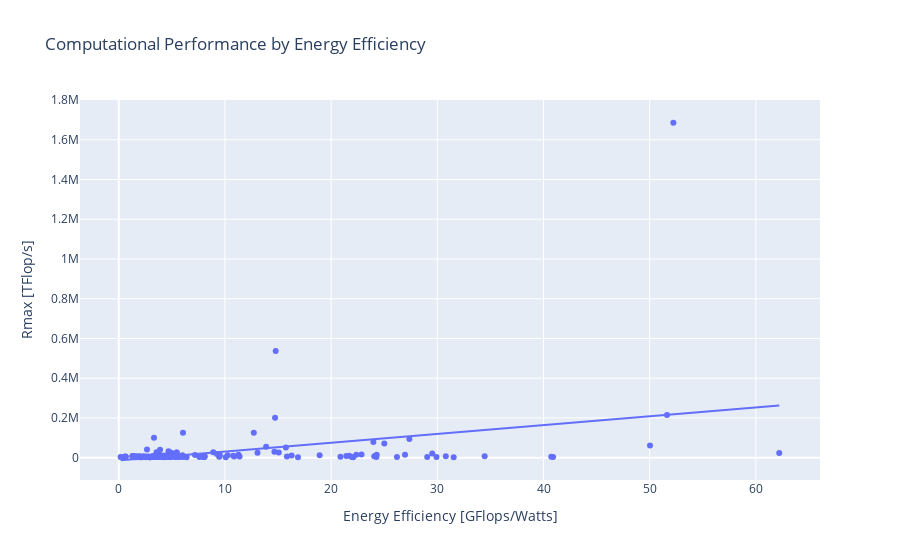

Notebook source saved alongside this figure:
### Code cell
# This kernel creates a variable to select Rmax and Energy Efficiency. 
# Then compare the obtained data by means of Linear Regression(Ordinary Least Squares).

# The result of this graph, indicates that the relation between Rmax and Energy Efficiency is slightly positive, 
# The higher the Energy Efficiency, the higher the Rmax.
to_efficiency_reg = tt.select('Name', 'Rmax [TFlop/s]', 'Energy Efficiency [GFlops/Watts]')
to_efficiency_reg = to_efficiency_reg.toPandas()
to_efficiency_reg_graph = px.scatter(to_efficiency_reg,
                                     x = to_efficiency_reg['Energy Efficiency [GFlops/Watts]'], 
                                     y = to_efficiency_reg['Rmax [TFlop/s]'],
                                     trendline = 'ols',
                                     title = 'Computational Performance by Energy Efficiency'
                                    )
to_efficiency_reg_graph.show()

### Figure 1 — Plotly figure (JSON) as saved in the notebook; plotly's stock layout.template omitted (floating-point values rounded to 4 significant figures; data arrays with more than 128 entries replaced by an {"elided": "..."} marker saying what was removed)
{"data": [{"hovertemplate": "Energy Efficiency [GFlops/Watts]=%{x}<br>Rmax [TFlop/s]=%{y}<extra></extra>", "legendgroup": "", "marker": {"color": "#636efa", "symbol": "circle"}, "mode": "markers", "name": "", "orientation": "v", "showlegend": false, "type": "scatter", "x": {"elided": "500 float values"}, "xaxis": "x", "y": {"elided": "500 float values"}, "yaxis": "y"}, {"hovertemplate": "<b>OLS trendline</b><br>Rmax [TFlop/s] = 4431.87 * Energy Efficiency [GFlops/Watts] + -13333.6<br>R<sup>2</sup>=0.132044<br><br>Energy Efficiency [GFlops/Watts]=%{x}<br>Rmax [TFlop/s]=%{y} <b>(trend)</b><extra></extra>", "legendgroup": "", "marker": {"color": "#636efa", "symbol": "circle"}, "mode": "lines", "name": "", "showlegend": false, "type": "scatter", "x": {"elided": "191 float values"}, "xaxis": "x", "y": {"elided": "191 float values"}, "yaxis": "y"}], "layout": {"legend": {"tracegroupgap": 0}, "title": {"text": "Computational Performance by Energy Efficiency"}, "xaxis": {"anchor": "y", "domain": [0, 1], "title": {"text": "Energy Efficiency [GFlops/Watts]"}}, "yaxis": {"anchor": "x", "domain": [0, 1], "title": {"text": "Rmax [TFlop/s]"}}}}
